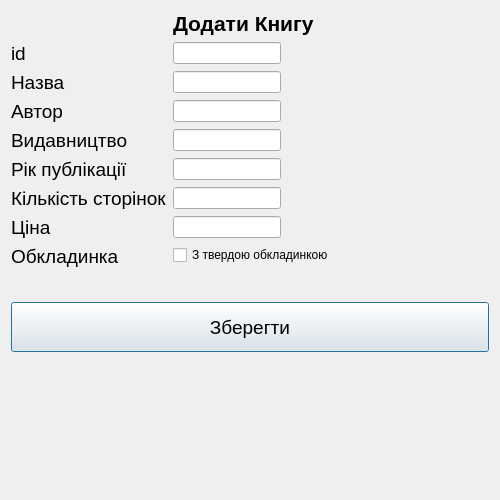
<?xml version="1.0" encoding="UTF-8"?>
<ui version="4.0">
 <class>addbook</class>
 <widget class="QDialog" name="addbook">
  <property name="geometry">
   <rect>
    <x>0</x>
    <y>0</y>
    <width>500</width>
    <height>500</height>
   </rect>
  </property>
  <property name="sizePolicy">
   <sizepolicy hsizetype="Maximum" vsizetype="Preferred">
    <horstretch>0</horstretch>
    <verstretch>0</verstretch>
   </sizepolicy>
  </property>
  <property name="maximumSize">
   <size>
    <width>500</width>
    <height>500</height>
   </size>
  </property>
  <property name="windowTitle">
   <string>Dialog</string>
  </property>
  <layout class="QFormLayout" name="formLayout_2">
   <item row="3" column="0">
    <widget class="QLabel" name="label_7">
     <property name="sizePolicy">
      <sizepolicy hsizetype="Maximum" vsizetype="Maximum">
       <horstretch>0</horstretch>
       <verstretch>0</verstretch>
      </sizepolicy>
     </property>
     <property name="font">
      <font>
       <pointsize>14</pointsize>
      </font>
     </property>
     <property name="text">
      <string>id</string>
     </property>
    </widget>
   </item>
   <item row="5" column="0">
    <widget class="QLabel" name="label_5">
     <property name="sizePolicy">
      <sizepolicy hsizetype="Maximum" vsizetype="Maximum">
       <horstretch>0</horstretch>
       <verstretch>0</verstretch>
      </sizepolicy>
     </property>
     <property name="font">
      <font>
       <pointsize>14</pointsize>
      </font>
     </property>
     <property name="text">
      <string>Назва</string>
     </property>
    </widget>
   </item>
   <item row="7" column="0">
    <widget class="QLabel" name="label_9">
     <property name="sizePolicy">
      <sizepolicy hsizetype="Maximum" vsizetype="Maximum">
       <horstretch>0</horstretch>
       <verstretch>0</verstretch>
      </sizepolicy>
     </property>
     <property name="font">
      <font>
       <pointsize>14</pointsize>
      </font>
     </property>
     <property name="text">
      <string>Автор</string>
     </property>
    </widget>
   </item>
   <item row="9" column="0">
    <widget class="QLabel" name="label_3">
     <property name="sizePolicy">
      <sizepolicy hsizetype="Maximum" vsizetype="Maximum">
       <horstretch>0</horstretch>
       <verstretch>0</verstretch>
      </sizepolicy>
     </property>
     <property name="font">
      <font>
       <pointsize>14</pointsize>
      </font>
     </property>
     <property name="text">
      <string>Видавництво</string>
     </property>
    </widget>
   </item>
   <item row="11" column="0">
    <widget class="QLabel" name="label_8">
     <property name="sizePolicy">
      <sizepolicy hsizetype="Maximum" vsizetype="Maximum">
       <horstretch>0</horstretch>
       <verstretch>0</verstretch>
      </sizepolicy>
     </property>
     <property name="font">
      <font>
       <pointsize>14</pointsize>
      </font>
     </property>
     <property name="text">
      <string>Рік публікації</string>
     </property>
    </widget>
   </item>
   <item row="13" column="0">
    <widget class="QLabel" name="label_2">
     <property name="sizePolicy">
      <sizepolicy hsizetype="Maximum" vsizetype="Maximum">
       <horstretch>0</horstretch>
       <verstretch>0</verstretch>
      </sizepolicy>
     </property>
     <property name="font">
      <font>
       <pointsize>14</pointsize>
      </font>
     </property>
     <property name="text">
      <string>Кількість сторінок</string>
     </property>
    </widget>
   </item>
   <item row="15" column="0">
    <widget class="QLabel" name="label_6">
     <property name="sizePolicy">
      <sizepolicy hsizetype="Maximum" vsizetype="Maximum">
       <horstretch>0</horstretch>
       <verstretch>0</verstretch>
      </sizepolicy>
     </property>
     <property name="font">
      <font>
       <pointsize>14</pointsize>
      </font>
     </property>
     <property name="text">
      <string>Ціна</string>
     </property>
    </widget>
   </item>
   <item row="17" column="0">
    <widget class="QLabel" name="label_4">
     <property name="sizePolicy">
      <sizepolicy hsizetype="Maximum" vsizetype="Maximum">
       <horstretch>0</horstretch>
       <verstretch>0</verstretch>
      </sizepolicy>
     </property>
     <property name="font">
      <font>
       <pointsize>14</pointsize>
      </font>
     </property>
     <property name="text">
      <string>Обкладинка</string>
     </property>
    </widget>
   </item>
   <item row="18" column="0">
    <widget class="QLabel" name="label">
     <property name="font">
      <font>
       <pointsize>14</pointsize>
      </font>
     </property>
     <property name="text">
      <string/>
     </property>
    </widget>
   </item>
   <item row="27" column="0" colspan="2">
    <widget class="QPushButton" name="bpush">
     <property name="enabled">
      <bool>true</bool>
     </property>
     <property name="sizePolicy">
      <sizepolicy hsizetype="MinimumExpanding" vsizetype="Fixed">
       <horstretch>0</horstretch>
       <verstretch>0</verstretch>
      </sizepolicy>
     </property>
     <property name="minimumSize">
      <size>
       <width>50</width>
       <height>50</height>
      </size>
     </property>
     <property name="font">
      <font>
       <pointsize>14</pointsize>
      </font>
     </property>
     <property name="mouseTracking">
      <bool>false</bool>
     </property>
     <property name="text">
      <string>Зберегти</string>
     </property>
    </widget>
   </item>
   <item row="2" column="1">
    <widget class="QLabel" name="label_10">
     <property name="sizePolicy">
      <sizepolicy hsizetype="Maximum" vsizetype="Maximum">
       <horstretch>0</horstretch>
       <verstretch>0</verstretch>
      </sizepolicy>
     </property>
     <property name="font">
      <font>
       <pointsize>16</pointsize>
       <bold>true</bold>
      </font>
     </property>
     <property name="text">
      <string>Додати Книгу</string>
     </property>
    </widget>
   </item>
   <item row="17" column="1">
    <widget class="QCheckBox" name="checkBox">
     <property name="text">
      <string>З твердою обкладинкою</string>
     </property>
    </widget>
   </item>
   <item row="3" column="1">
    <widget class="QLineEdit" name="btext">
     <property name="sizePolicy">
      <sizepolicy hsizetype="Maximum" vsizetype="Fixed">
       <horstretch>50</horstretch>
       <verstretch>0</verstretch>
      </sizepolicy>
     </property>
    </widget>
   </item>
   <item row="5" column="1">
    <widget class="QLineEdit" name="btext2">
     <property name="sizePolicy">
      <sizepolicy hsizetype="Maximum" vsizetype="Fixed">
       <horstretch>50</horstretch>
       <verstretch>0</verstretch>
      </sizepolicy>
     </property>
    </widget>
   </item>
   <item row="7" column="1">
    <widget class="QLineEdit" name="btext3">
     <property name="sizePolicy">
      <sizepolicy hsizetype="Maximum" vsizetype="Fixed">
       <horstretch>50</horstretch>
       <verstretch>0</verstretch>
      </sizepolicy>
     </property>
    </widget>
   </item>
   <item row="9" column="1">
    <widget class="QLineEdit" name="btext4">
     <property name="sizePolicy">
      <sizepolicy hsizetype="Maximum" vsizetype="Fixed">
       <horstretch>50</horstretch>
       <verstretch>0</verstretch>
      </sizepolicy>
     </property>
    </widget>
   </item>
   <item row="11" column="1">
    <widget class="QLineEdit" name="btext5">
     <property name="sizePolicy">
      <sizepolicy hsizetype="Maximum" vsizetype="Fixed">
       <horstretch>50</horstretch>
       <verstretch>0</verstretch>
      </sizepolicy>
     </property>
    </widget>
   </item>
   <item row="13" column="1">
    <widget class="QLineEdit" name="btext6">
     <property name="sizePolicy">
      <sizepolicy hsizetype="Maximum" vsizetype="Fixed">
       <horstretch>50</horstretch>
       <verstretch>0</verstretch>
      </sizepolicy>
     </property>
    </widget>
   </item>
   <item row="15" column="1">
    <widget class="QLineEdit" name="btext7">
     <property name="sizePolicy">
      <sizepolicy hsizetype="Maximum" vsizetype="Fixed">
       <horstretch>50</horstretch>
       <verstretch>0</verstretch>
      </sizepolicy>
     </property>
    </widget>
   </item>
  </layout>
 </widget>
 <resources/>
 <connections/>
</ui>
